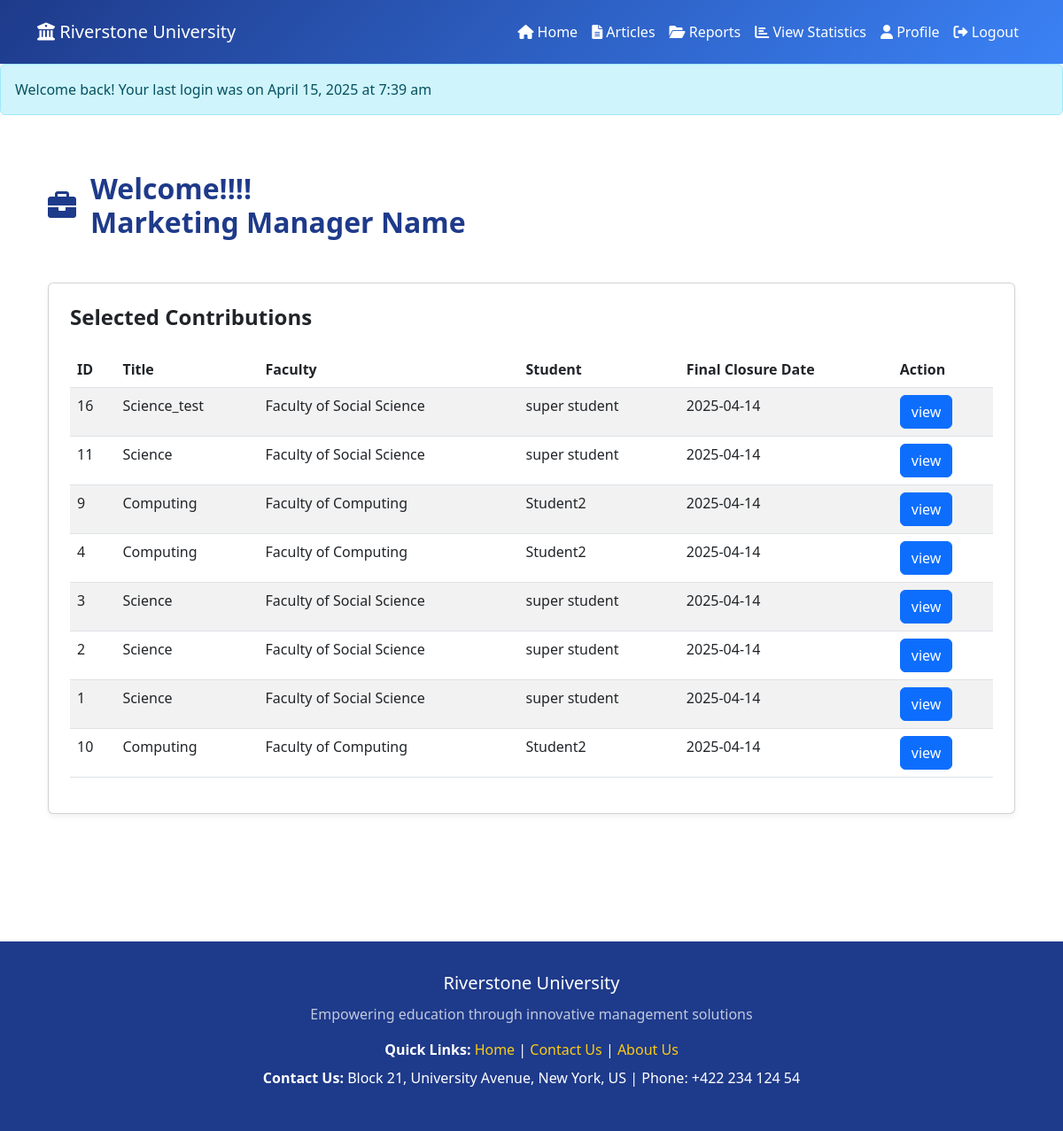
The app's page /src/Manager/design/index.php (signed in) with its own data.
### tables this page shows
CREATE TABLE `articles` (
  `article_id` int(11) NOT NULL,
  `user_id` int(11) NOT NULL,
  `title` varchar(255) NOT NULL,
  `status` varchar(30) DEFAULT NULL,
  `academicyear` varchar(25) NOT NULL,
  `created_at` timestamp NOT NULL DEFAULT current_timestamp(),
  `updated_at` timestamp NOT NULL DEFAULT current_timestamp() ON UPDATE current_timestamp()
);

CREATE TABLE `faculties` (
  `id` int(11) NOT NULL,
  `faculty_name` varchar(50) NOT NULL,
  `created_at` timestamp NOT NULL DEFAULT current_timestamp()
);

CREATE TABLE `users` (
  `id` int(11) NOT NULL,
  `name` varchar(50) NOT NULL,
  `email` varchar(50) NOT NULL,
  `address` varchar(50) DEFAULT NULL,
  `phone` varchar(50) DEFAULT NULL,
  `password` varchar(255) NOT NULL,
  `faculty_id` int(11) DEFAULT NULL,
  `created_at` timestamp NOT NULL DEFAULT current_timestamp(),
  `updated_at` timestamp NULL DEFAULT NULL,
  `last_login` timestamp NULL DEFAULT NULL
);

CREATE TABLE `settings` (
  `setting_id` int(11) NOT NULL,
  `closure_date` date NOT NULL,
  `final_closure_date` date NOT NULL,
  `created_at` timestamp NOT NULL DEFAULT current_timestamp(),
  `updated_at` timestamp NOT NULL DEFAULT current_timestamp()
);

### _classes/Libs/Database/MySQL.php (called while the page is built, shortened)
<?php
class MySQL{
    private $dbhost;
    private $dbuser;
    private $dbpass;
    private $dbname;
    public function __construct(
        $dbhost="localhost",
        $dbuser="root",
        $dbpass="",
        $dbname="ewsd")
    {
        $this->dbhost=$dbhost;
        $this->dbuser=$dbuser;
        $this->dbpass=$dbpass;
        $this->dbname=$dbname;
    }
    public function connect(){
        try{
            $this->db=new PDO("mysql:dbhost=$this->dbhost;
            dbname=$this->dbname",
            $this->dbuser,
            $this->dbpass,
            [
                PDO::ATTR_ERRMODE => PDO::ERRMODE_EXCEPTION,
                PDO::ATTR_DEFAULT_FETCH_MODE => PDO::FETCH_OBJ,
            ]
            );
            return $this->db;
        }catch(PDOException $e){
            echo $e->getMessage();
            exit();
        }
    }
}

### _classes/Libs/Database/ArticleTable.php (called while the page is built, shortened)
<?php
class ArticleTable
{
    private $db;
    public function __construct(MySQL $mysql)
    {
        $this->db = $mysql->connect();
    }
    public function getAllSelectedArticles()
    {
        try {
            $statement = $this->db->prepare("
                SELECT a.article_id,a.title,a.status,a.created_at,u.name,f.faculty_name,
                GROUP_CONCAT(DISTINCT d.docfile SEPARATOR '|||') as docfiles,
                GROUP_CONCAT(DISTINCT i.imagefile SEPARATOR '|||') as imagefiles
                FROM articles a
                LEFT JOIN doc_attachment d ON a.article_id = d.article_id
                LEFT JOIN img_attachment i ON a.article_id = i.article_id
                LEFT JOIN users u ON a.user_id = u.id
                LEFT JOIN faculties f on u.faculty_id = f.id
                WHERE a.status = 'selected'
                GROUP BY a.article_id, a.title, a.status, a.created_at, u.name, f.faculty_name
                ORDER BY a.created_at DESC
            ");
            $statement->execute();
            return $statement->fetchAll(PDO::FETCH_ASSOC);
        } catch (PDOException $e) {
            echo "Error:" . $e->getMessage();
            exit();
        }
    }
}

### _classes/Libs/Database/UsersTable.php (called while the page is built, shortened)
<?php
class UsersTable
{
    private $db;
    public function __construct(MySQL $mysql)
    {
        $this->db = $mysql->connect();
    }
    public function selectFinalClosureDate()
    {
        try {
            $statement = $this->db->prepare("
            SELECT final_closure_date FROM settings ORDER BY created_at DESC LIMIT 1
            ");
            $statement->execute();
            return $statement->fetchColumn();
        } catch (PDOException $e) {
            echo $e->getMessage();
            exit();
        }
    }
}

### src/Manager/design/index.php (the view, shortened to what this page needs)
<?php
$table = new ArticleTable(new MySQL);
$usertable = new UsersTable(new MySQL);
$finalclosuredate = $usertable->selectFinalClosureDate();
$selected = $table->getAllSelectedArticles();
?>
<!DOCTYPE html>
<html lang="en">
<head>
    <link href="https://cdn.jsdelivr.net/npm/bootstrap@5.3.0/dist/css/bootstrap.min.css" rel="stylesheet">
    <link rel="stylesheet" href="https://cdnjs.cloudflare.com/ajax/libs/font-awesome/6.0.0/css/all.min.css">
</head>
<body>
    <?php include "headermm.php"; ?>
    <main class="container mx-auto px-4 py-5">
        <h1 class="header-title mb-5 d-flex align-items-center">
            <i class="fas fa-briefcase me-3 text-primary-light"></i> Welcome!!!!<br> Marketing Manager Name
        </h1>
        <section class="mb-5">
            <div class="card p-4">
                <h2 class="fs-4 fw-bold text-primary-dark mb-4">Selected Contributions</h2>
                <div class="table-responsive">
                    <table class="table table-striped">
                        <thead>
                            <tr>
                                <th>ID</th>
                                <th>Title</th>
                                <th>Faculty</th>
                                <th>Student</th>
                                <th>Final Closure Date</th>
                                <th>Action</th>
                            </tr>
                        </thead>
                        <tbody>
                            <?php foreach($selected as $selectedArticle) : ?>
                                <tr>
                                    <td><?= $selectedArticle['article_id'] ?></td>
                                    <td><?= $selectedArticle['title'] ?></td>
                                    <td><?= $selectedArticle['faculty_name'] ?></td>
                                    <td><?= $selectedArticle['name'] ?></td>
                                    <td><?= $finalclosuredate ?></td>
                                    <td><a href="viewdetail.php?id=<?= $selectedArticle['article_id'] ?>" class="btn btn-primary">view</a></td>
                                </tr>
                            <?php endforeach ?>
                        </tbody>
                    </table>
                </div>
            </div>
        </section>
    </main>
    <?php include "footer.php"; ?>
</body>
</html>

### src/Manager/design/index.php (style rules this page uses)
:root { --primary-dark: #1e3a8a; --primary-light: #3b82f6; --accent: #facc15; --light-bg: #f8fafc; --card-bg: #ffffff; --text-muted: #64748b; }
body { background-color: var(--light-bg); font-family: 'Segoe UI', Tahoma, Geneva, Verdana, sans-serif; }
.container { max-width: 1200px; }
.header-title { color: var(--primary-dark); font-size: 2rem; font-weight: 700; }
.card { background: var(--card-bg); border: 1px solid #e5e7eb; border-radius: 12px; box-shadow: 0 4px 6px rgba(0, 0, 0, 0.05); transition: transform 0.3s ease, box-shadow 0.3s ease; }
.table th { background-color: var(--primary-dark); color: #ffffff; }
.table td { color: var(--text-muted); }

### src/Manager/design/headermm.php (style rules this page uses)
:root { --primary-dark: #1e3a8a; --primary-light: #3b82f6; --accent: #facc15; --light-bg: #f8fafc; }

### src/Manager/design/footer.php (style rules this page uses)
:root { --primary-dark: #1e3a8a; --primary-light: #3b82f6; --secondary: #64748b; --accent: #facc15; --light-bg: #f8fafc; --card-bg: #ffffff; }

### records on screen
articles: article_id "16", title "Science_test", faculties.faculty_name "Faculty of Social Science", user.name "super student"
settings: final_closure_date "2025-04-14"
articles: article_id "11", title "Science", faculties.faculty_name "Faculty of Social Science", user.name "super student"
articles: article_id "9", title "Computing", faculties.faculty_name "Faculty of Computing", user.name "Student2"
articles: article_id "4", title "Computing", faculties.faculty_name "Faculty of Computing", user.name "Student2"
articles: article_id "3", title "Science", faculties.faculty_name "Faculty of Social Science", user.name "super student"
articles: article_id "2", title "Science", faculties.faculty_name "Faculty of Social Science", user.name "super student"
articles: article_id "1", title "Science", faculties.faculty_name "Faculty of Social Science", user.name "super student"
articles: article_id "10", title "Computing", faculties.faculty_name "Faculty of Computing", user.name "Student2"

### other values on screen
$_SESSION['login_message'] "Welcome back! Your last login was on April 15, 2025 at 7:39 am"
